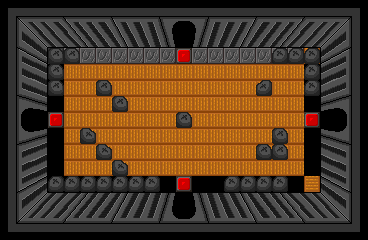

A 2D game scene composited from a Tiled map and its tileset images. What follows is a short description and the map's XML, with every tile layer's data as written:
An orthogonal 23x15 tile map with 16x16 px tiles, 7 tile layers (floor, wall, door1, door2, ...).

<map version="1.10" tiledversion="1.11.0" orientation="orthogonal" renderorder="right-down" width="23" height="15" tilewidth="16" tileheight="16" infinite="0" nextlayerid="8" nextobjectid="1">
 <tileset firstgid="1" name="map_dungeon_1_tileset" tilewidth="16" tileheight="16" tilecount="345" columns="23">
  <image source="map_dungeon_1_tileset.png" width="368" height="240" />
 </tileset>
 <layer id="2" name="floor" width="23" height="15">
  <data encoding="csv">
0,0,0,0,0,0,0,0,0,0,0,0,0,0,0,0,0,0,0,0,0,0,0,
0,0,0,0,0,0,0,0,0,0,0,0,0,0,0,0,0,0,0,0,0,0,0,
0,0,0,0,0,0,0,0,0,0,0,0,0,0,0,0,0,0,0,0,0,0,0,
0,0,0,73,74,74,74,74,74,74,74,76,74,74,74,74,74,74,74,75,0,0,0,
0,0,0,96,97,97,97,97,97,97,97,97,97,97,97,97,97,97,97,98,0,0,0,
0,0,0,96,97,97,97,97,97,97,97,97,97,97,97,97,97,97,97,98,0,0,0,
0,0,0,96,97,97,97,97,97,97,97,97,97,97,97,97,97,97,97,98,0,0,0,
0,0,0,76,97,97,97,97,97,97,97,97,97,97,97,97,97,97,97,76,0,0,0,
0,0,0,96,97,97,97,97,97,97,97,97,97,97,97,97,97,97,97,98,0,0,0,
0,0,0,96,97,97,97,97,97,97,97,97,97,97,97,97,97,97,97,98,0,0,0,
0,0,0,96,97,97,97,97,97,97,97,97,97,97,97,97,97,97,97,98,0,0,0,
0,0,0,119,120,120,120,120,120,120,120,76,120,120,120,120,120,120,120,121,0,0,0,
0,0,0,0,0,0,0,0,0,0,0,0,0,0,0,0,0,0,0,0,0,0,0,
0,0,0,0,0,0,0,0,0,0,0,0,0,0,0,0,0,0,0,0,0,0,0,
0,0,0,0,0,0,0,0,0,0,0,0,0,0,0,0,0,0,0,0,0,0,0
</data>
 </layer>
 <layer id="1" name="wall" width="23" height="15">
  <data encoding="csv">
1,2,3,4,5,6,7,8,9,10,11,12,13,14,15,16,17,18,19,20,21,22,23,
24,25,26,27,28,29,30,31,32,33,34,35,36,37,38,39,40,41,42,43,44,45,46,
47,48,49,50,51,52,53,54,55,56,57,58,59,60,61,62,63,64,65,66,67,68,69,
70,71,72,0,0,0,0,0,0,0,0,0,0,0,0,0,0,0,0,0,90,91,92,
93,94,95,0,0,0,0,0,0,0,0,0,0,0,0,0,0,0,0,0,113,114,115,
116,117,118,0,0,0,0,0,0,0,0,0,0,0,0,0,0,0,0,0,136,137,138,
139,140,141,0,0,0,0,0,0,0,0,0,0,0,0,0,0,0,0,0,159,160,161,
162,163,164,0,0,0,0,0,0,0,0,0,0,0,0,0,0,0,0,0,182,183,184,
185,186,187,0,0,0,0,0,0,0,0,0,0,0,0,0,0,0,0,0,205,206,207,
208,209,210,0,0,0,0,0,0,0,0,0,0,0,0,0,0,0,0,0,228,229,230,
231,232,233,0,0,0,0,0,0,0,0,0,0,0,0,0,0,0,0,0,251,252,253,
254,255,256,0,0,0,0,0,0,0,0,0,0,0,0,0,0,0,0,0,274,275,276,
277,278,279,280,281,282,283,284,285,286,287,288,289,290,291,292,293,294,295,296,297,298,299,
300,301,302,303,304,305,306,307,308,309,310,311,312,313,314,315,316,317,318,319,320,321,322,
323,324,325,326,327,328,329,330,331,332,333,334,335,336,337,338,339,340,341,342,343,344,345
</data>
 </layer>
 <layer id="3" name="door1" width="23" height="15">
  <data encoding="csv">
0,0,0,0,0,0,0,0,0,0,0,0,0,0,0,0,0,0,0,0,0,0,0,
0,0,0,0,0,0,0,0,0,0,80,81,82,0,0,0,0,0,0,0,0,0,0,
0,0,0,0,0,0,0,0,0,0,103,104,105,0,0,0,0,0,0,0,0,0,0,
0,0,0,0,0,0,0,0,0,0,0,0,0,0,0,0,0,0,0,0,0,0,0,
0,0,0,0,0,0,0,0,0,0,0,0,0,0,0,0,0,0,0,0,0,0,0,
0,0,0,0,0,0,0,0,0,0,0,0,0,0,0,0,0,0,0,0,0,0,0,
0,0,0,0,0,0,0,0,0,0,0,0,0,0,0,0,0,0,0,0,0,0,0,
0,0,0,0,0,0,0,0,0,0,0,0,0,0,0,0,0,0,0,0,0,0,0,
0,0,0,0,0,0,0,0,0,0,0,0,0,0,0,0,0,0,0,0,0,0,0,
0,0,0,0,0,0,0,0,0,0,0,0,0,0,0,0,0,0,0,0,0,0,0,
0,0,0,0,0,0,0,0,0,0,0,0,0,0,0,0,0,0,0,0,0,0,0,
0,0,0,0,0,0,0,0,0,0,0,0,0,0,0,0,0,0,0,0,0,0,0,
0,0,0,0,0,0,0,0,0,0,0,0,0,0,0,0,0,0,0,0,0,0,0,
0,0,0,0,0,0,0,0,0,0,0,0,0,0,0,0,0,0,0,0,0,0,0,
0,0,0,0,0,0,0,0,0,0,0,0,0,0,0,0,0,0,0,0,0,0,0
</data>
 </layer>
 <layer id="4" name="door2" width="23" height="15">
  <data encoding="csv">
0,0,0,0,0,0,0,0,0,0,0,0,0,0,0,0,0,0,0,0,0,0,0,
0,0,0,0,0,0,0,0,0,0,0,0,0,0,0,0,0,0,0,0,0,0,0,
0,0,0,0,0,0,0,0,0,0,0,0,0,0,0,0,0,0,0,0,0,0,0,
0,0,0,0,0,0,0,0,0,0,0,0,0,0,0,0,0,0,0,0,0,0,0,
0,0,0,0,0,0,0,0,0,0,0,0,0,0,0,0,0,0,0,0,0,0,0,
0,0,0,0,0,0,0,0,0,0,0,0,0,0,0,0,0,0,0,0,0,0,0,
0,0,0,0,0,0,0,0,0,0,0,0,0,0,0,0,0,0,0,0,129,130,0,
0,0,0,0,0,0,0,0,0,0,0,0,0,0,0,0,0,0,0,0,152,153,0,
0,0,0,0,0,0,0,0,0,0,0,0,0,0,0,0,0,0,0,0,175,176,0,
0,0,0,0,0,0,0,0,0,0,0,0,0,0,0,0,0,0,0,0,0,0,0,
0,0,0,0,0,0,0,0,0,0,0,0,0,0,0,0,0,0,0,0,0,0,0,
0,0,0,0,0,0,0,0,0,0,0,0,0,0,0,0,0,0,0,0,0,0,0,
0,0,0,0,0,0,0,0,0,0,0,0,0,0,0,0,0,0,0,0,0,0,0,
0,0,0,0,0,0,0,0,0,0,0,0,0,0,0,0,0,0,0,0,0,0,0,
0,0,0,0,0,0,0,0,0,0,0,0,0,0,0,0,0,0,0,0,0,0,0
</data>
 </layer>
 <layer id="5" name="door3" width="23" height="15">
  <data encoding="csv">
0,0,0,0,0,0,0,0,0,0,0,0,0,0,0,0,0,0,0,0,0,0,0,
0,0,0,0,0,0,0,0,0,0,0,0,0,0,0,0,0,0,0,0,0,0,0,
0,0,0,0,0,0,0,0,0,0,0,0,0,0,0,0,0,0,0,0,0,0,0,
0,0,0,0,0,0,0,0,0,0,0,0,0,0,0,0,0,0,0,0,0,0,0,
0,0,0,0,0,0,0,0,0,0,0,0,0,0,0,0,0,0,0,0,0,0,0,
0,0,0,0,0,0,0,0,0,0,0,0,0,0,0,0,0,0,0,0,0,0,0,
0,0,0,0,0,0,0,0,0,0,0,0,0,0,0,0,0,0,0,0,0,0,0,
0,0,0,0,0,0,0,0,0,0,0,0,0,0,0,0,0,0,0,0,0,0,0,
0,0,0,0,0,0,0,0,0,0,0,0,0,0,0,0,0,0,0,0,0,0,0,
0,0,0,0,0,0,0,0,0,0,0,0,0,0,0,0,0,0,0,0,0,0,0,
0,0,0,0,0,0,0,0,0,0,0,0,0,0,0,0,0,0,0,0,0,0,0,
0,0,0,0,0,0,0,0,0,0,0,0,0,0,0,0,0,0,0,0,0,0,0,
0,0,0,0,0,0,0,0,0,0,195,196,197,0,0,0,0,0,0,0,0,0,0,
0,0,0,0,0,0,0,0,0,0,218,219,220,0,0,0,0,0,0,0,0,0,0,
0,0,0,0,0,0,0,0,0,0,0,0,0,0,0,0,0,0,0,0,0,0,0
</data>
 </layer>
 <layer id="6" name="door4" width="23" height="15">
  <data encoding="csv">
0,0,0,0,0,0,0,0,0,0,0,0,0,0,0,0,0,0,0,0,0,0,0,
0,0,0,0,0,0,0,0,0,0,0,0,0,0,0,0,0,0,0,0,0,0,0,
0,0,0,0,0,0,0,0,0,0,0,0,0,0,0,0,0,0,0,0,0,0,0,
0,0,0,0,0,0,0,0,0,0,0,0,0,0,0,0,0,0,0,0,0,0,0,
0,0,0,0,0,0,0,0,0,0,0,0,0,0,0,0,0,0,0,0,0,0,0,
0,0,0,0,0,0,0,0,0,0,0,0,0,0,0,0,0,0,0,0,0,0,0,
0,124,125,0,0,0,0,0,0,0,0,0,0,0,0,0,0,0,0,0,0,0,0,
0,147,148,0,0,0,0,0,0,0,0,0,0,0,0,0,0,0,0,0,0,0,0,
0,170,171,0,0,0,0,0,0,0,0,0,0,0,0,0,0,0,0,0,0,0,0,
0,0,0,0,0,0,0,0,0,0,0,0,0,0,0,0,0,0,0,0,0,0,0,
0,0,0,0,0,0,0,0,0,0,0,0,0,0,0,0,0,0,0,0,0,0,0,
0,0,0,0,0,0,0,0,0,0,0,0,0,0,0,0,0,0,0,0,0,0,0,
0,0,0,0,0,0,0,0,0,0,0,0,0,0,0,0,0,0,0,0,0,0,0,
0,0,0,0,0,0,0,0,0,0,0,0,0,0,0,0,0,0,0,0,0,0,0,
0,0,0,0,0,0,0,0,0,0,0,0,0,0,0,0,0,0,0,0,0,0,0
</data>
 </layer>
 <layer id="7" name="rocks" width="23" height="15">
  <data encoding="csv">
0,0,0,0,0,0,0,0,0,0,0,0,0,0,0,0,0,0,0,0,0,0,0,
0,0,0,0,0,0,0,0,0,0,0,0,0,0,0,0,0,0,0,0,0,0,0,
0,0,0,0,0,0,0,0,0,0,0,0,0,0,0,0,0,0,0,0,0,0,0,
0,0,0,101,101,0,0,0,0,0,0,0,0,0,0,0,0,100,100,100,0,0,0,
0,0,0,101,0,0,0,0,0,0,0,0,0,0,0,0,0,0,0,100,0,0,0,
0,0,0,101,0,0,101,0,0,0,0,0,0,0,0,0,77,0,0,100,0,0,0,
0,0,0,0,0,0,0,101,0,0,0,0,0,0,0,0,0,0,0,0,0,0,0,
0,0,0,0,0,0,0,0,0,0,0,101,0,0,0,0,0,0,0,0,0,0,0,
0,0,0,0,0,78,0,0,0,0,0,0,0,0,0,0,0,101,0,0,0,0,0,
0,0,0,0,0,0,78,0,0,0,0,0,0,0,0,0,101,101,0,0,0,0,0,
0,0,0,0,0,0,0,78,0,0,0,0,0,0,0,0,0,0,0,0,0,0,0,
0,0,0,100,100,100,100,100,100,100,0,0,0,0,100,100,100,100,0,0,0,0,0,
0,0,0,0,0,0,0,0,0,0,0,0,0,0,0,0,0,0,0,0,0,0,0,
0,0,0,0,0,0,0,0,0,0,0,0,0,0,0,0,0,0,0,0,0,0,0,
0,0,0,0,0,0,0,0,0,0,0,0,0,0,0,0,0,0,0,0,0,0,0
</data>
 </layer>
</map>